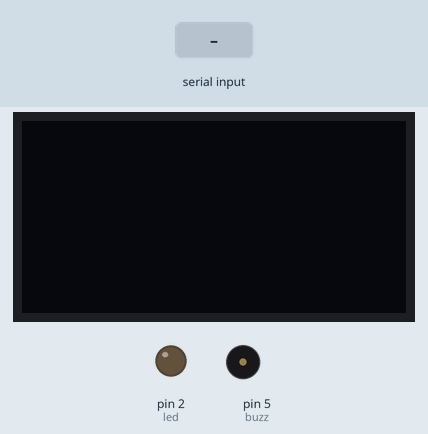
A sketch run on a simulated Arduino Uno, built with avr-gcc and run on an emulated ATmega328P. Shown: 128×64 one-colour display, output pins drawn as LEDs (lit = HIGH), buzzer (waves = sounding). Inputs (shaded band) come from the test bench. Random numbers use the default seed unless the sketch sets one.

Above: at 1.3 s.
1.4 s: "6" received over Serial
At 2.6 s:
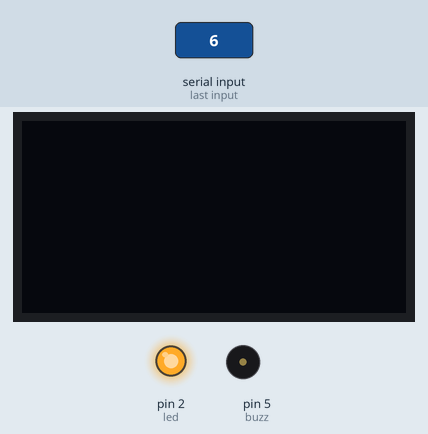
4.4 s: "7" received over Serial
At 4.9 s:
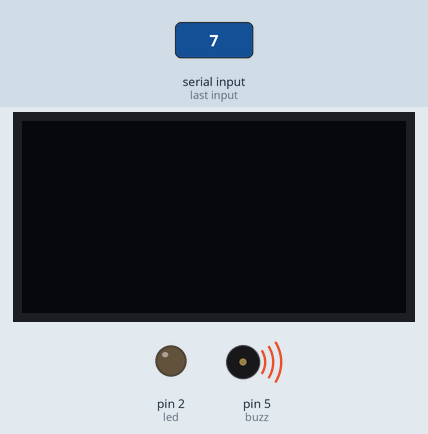
7.4 s: "8" received over Serial
At 8.3 s:
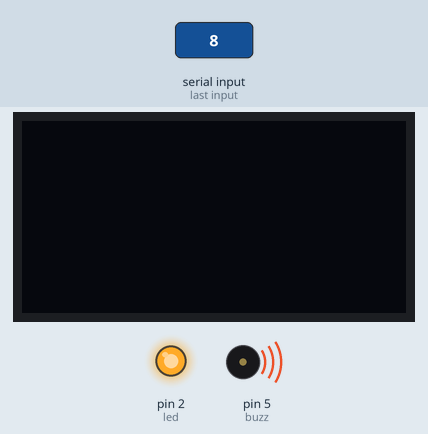
Timing chart, 0 to 10.9 s (numbered marks = the images above; inputs shaded):
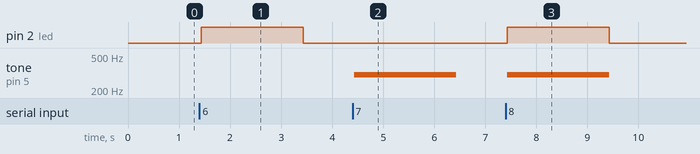

Measured:
- after the input at 1.4 s, pin 2 (led): LOW → HIGH at once, → LOW 2.0 s later
- after the input at 4.4 s, tone on pin 5 (buzz): silent → 300 Hz at once, → silent 2.0 s later
- after the input at 7.4 s, pin 2 (led): LOW → HIGH at once, → LOW 2.0 s later; tone on pin 5 (buzz): silent → 300 Hz at once, → silent 2.0 s later

The sketch:

sketch.ino
```cpp
#include <U8g2lib.h>

#define led 2
#define buzz 5
#define button 6

int player = 1;

U8G2_SSD1306_128X64_NONAME_1_HW_I2C u8g2(U8G2_R2, /* reset=*/U8X8_PIN_NONE);

void setup() {
  Serial.begin(9600);
  u8g2.setBusClock(100000);
  u8g2.begin();
  pinMode(led, OUTPUT);
  pinMode(buzz, OUTPUT);
  pinMode(button, INPUT);
  delay(100);
}

void loop() {
  char in = Serial.read();
  if(in == '1') {
    u8g2.setFont(u8g2_font_t0_16b_mr);
    u8g2.setCursor(44, 46);
    u8g2.print(F("Dice rolling...."));
    while (true) {
      if(digitalRead(button)) {
        u8g2.clear();
        int no = random(1, 7);
        Serial.println(no);
        u8g2.setCursor(44,30);
        u8g2.print(String(no));
        break;
      }
    }
  }
  if(in == '6') {
    digitalWrite(led, HIGH);
    delay(2000);
    digitalWrite(led, LOW);
  }
  else if(in == '7') {
    tone(buzz, 300);
    delay(2000);
    noTone(buzz);
  }
  else if(in == '8') {
    digitalWrite(led, HIGH);
    tone(buzz, 300);
    delay(2000);
    digitalWrite(led, LOW);
    noTone(buzz);
  }
  delay(100);
}
```
